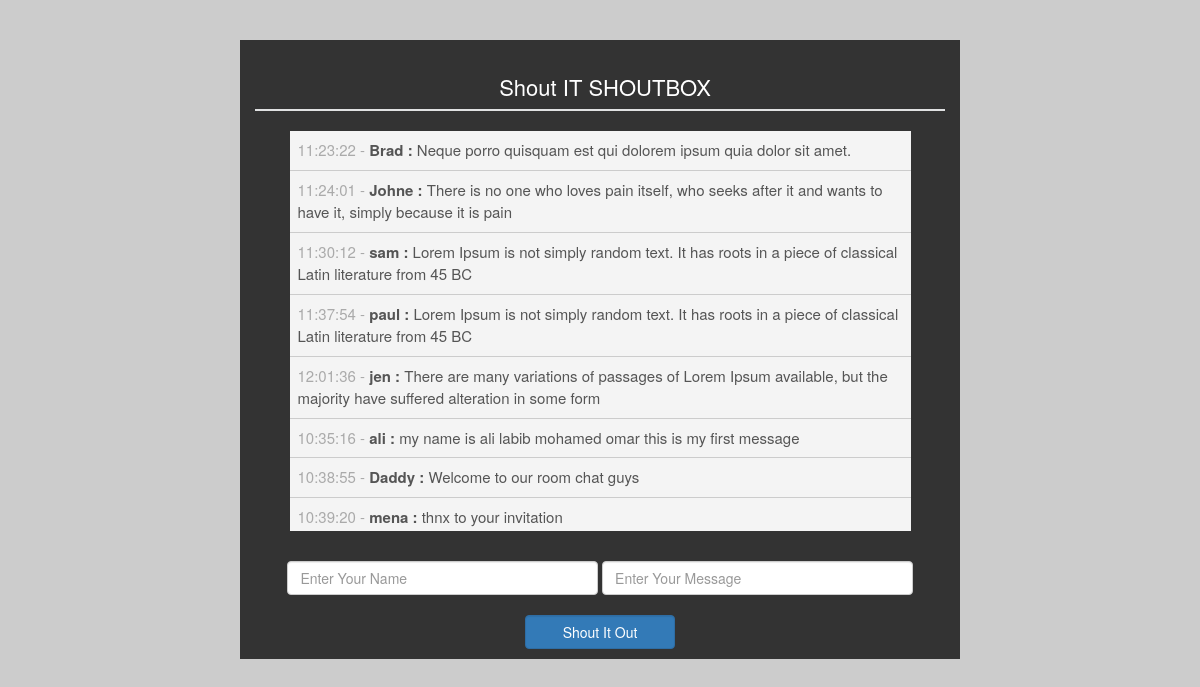
The page / on the database its author committed.
### tables this page shows
CREATE TABLE `shouts` (
  `id` int(11) NOT NULL,
  `user` varchar(50) NOT NULL,
  `message` text NOT NULL,
  `time` time NOT NULL
);

### init.php (called while the page is built, shortened)
<?php
$css ="Design/css/";
?>

### index.php (the view, shortened to what this page needs)
<?php
    include('init.php');
    include($tbl."header.php");
?>
<?php
  $query  ="SELECT * FROM shouts" ;
  $shouts = mysqli_query($conn,$query);
?>
<div class ="Shouts-section">
<div class="container">
<div class="header">
    <h2>Shout IT SHOUTBOX  </h2>
</div>
<div class="shouts">
    <ul class="list-unstyled">
    <?php    while($row = mysqli_fetch_assoc($shouts)){  ?>
    <li class="shout"><span> <?php echo $row['time']; ?> -</span> <b> <?php echo $row['user']; ?> :</b> <?php echo $row['message']; ?>  </li>
    <?php } ?>
    </ul>
</div>
<div class="form text-center">
    <form class="form-inline" action="function.php" method="POST">
    <div class="row">
       <div class="col-xs-12">
        <input class="form-control" type="text" name="user"    Placeholder="Enter Your Name"/>
        <input class="form-control" type="text" name="message" placeholder="Enter Your Message"/>
        <input class="form-control btn btn-primary text-center shout-button" type="submit" name="submit" value ="Shout It Out">
    </div>
    </form>
</div>
</div>
</div>
<?php
    include($tbl."footer.php");
?>

### includes/templates/header.php (shortened to what this page needs)
<!DOCTYPE html>
<html>
    <head>
        <link rel="stylesheet" href="<?php echo $css?>bootstrap.min.css">
        <link rel="stylesheet" href="<?php echo $css?>font-awesome.min.css">
        <link rel="stylesheet" href="<?php echo $css?>main.css">
    </head>
    <body>

### includes/templates/footer.php (shortened to what this page needs)
</body>
</html>

### Design/css/main.css (style rules this page uses)
body { font-size: 15px; line-height: 1.5em; background: #ccc; }
.Shouts-section .container { background: #333333; margin: 40px auto; width: 60%; color: #fff; overflow: auto; min-height: 400px; }
.Shouts-section .header { width: 100%; }
.Shouts-section .header h2 { text-align: center; font-size: 22px; padding: 15px 0 10px 10px; border-bottom: 2px solid #e0e1e2; }
.shouts { width: 90%; background: #f4f4f4; height: 400px; margin: 20px auto; overflow: auto; }
.shouts ul li { padding: 8px; color: #555; border-bottom: 1px solid #ccc; }
.shouts ul li span { color:#aaaaaa; }
.Shouts-section .form .form-inline input[type="text"] { width:45%; margin-top: 10px; margin-bottom:10px; }
.Shouts-section .btn-primary { display:inline-block; margin: 10px 0; width: 150px; }

### rows shown on the page
shouts: time "11:23:22", user "Brad", message "Neque porro quisquam est qui dolorem ipsum quia dolor sit amet."
shouts: time "11:24:01", user "Johne", message "There is no one who loves pain itself, who seeks after it and wants to have it, simply because it is pain"
shouts: time "11:30:12", user "sam", message "Lorem Ipsum is not simply random text. It has roots in a piece of classical Latin literature from 45 BC"
shouts: time "11:37:54", user "paul", message "Lorem Ipsum is not simply random text. It has roots in a piece of classical Latin literature from 45 BC"
shouts: time "12:01:36", user "jen", message "There are many variations of passages of Lorem Ipsum available, but the majority have suffered alteration in some form"
shouts: time "10:35:16", user "ali", message "my name is ali labib mohamed omar this is my first message"
shouts: time "10:38:55", user "Daddy", message "Welcome to our room chat guys"
shouts: time "10:39:20", user "mena", message "thnx to your invitation"
